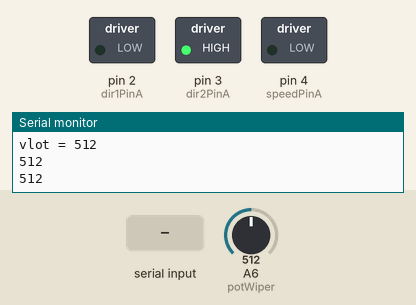
Recording of a sketch running on a simulated Arduino Nano, built with avr-gcc and run on an emulated ATmega328P. On the bench: switched loads named in the sketch (green lamp = pin HIGH), the last lines printed to the serial monitor. The inputs (shaded band) are chosen by the test bench; at power-on: A6 (potWiper) = 512.

Above: at 1.2 s.
1.3 s: "W\n" received over Serial
At 2.8 s:
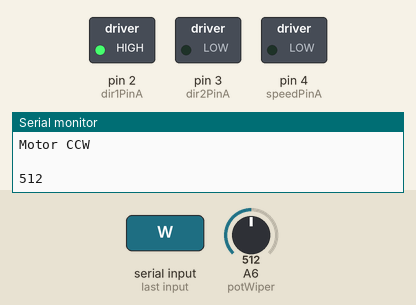
3.5 s: byte 50 (50) received over Serial
At 4.4 s:
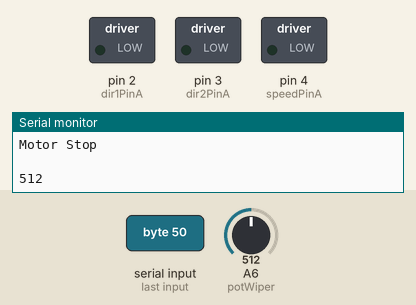
5.6 s: byte 67 (67) received over Serial
At 7.2 s:
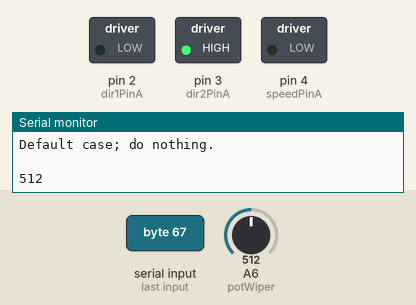
11.7 s: "w\n" received over Serial
At 13.1 s:
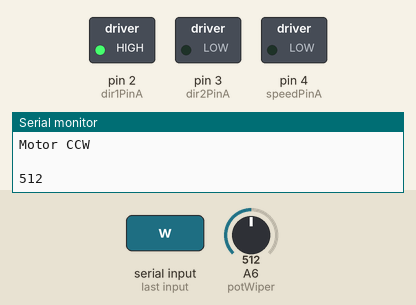
Timing chart, 0 to 14.7 s (numbered marks = the images above; inputs shaded):
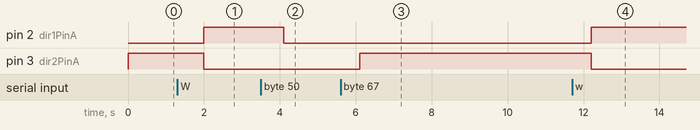

Measured:
- after the input at 1.3 s, pin 2 (dir1PinA): LOW → HIGH after 0.70 s; pin 3 (dir2PinA): HIGH → LOW after 0.70 s
- after the input at 3.5 s, pin 2 (dir1PinA): HIGH → LOW after 0.60 s
- after the input at 5.6 s, pin 3 (dir2PinA): LOW → HIGH after 0.50 s
- after the input at 11.7 s, pin 2 (dir1PinA): LOW → HIGH after 0.51 s; pin 3 (dir2PinA): HIGH → LOW after 0.51 s

The sketch:

Motor190430.ino
```cpp
// Core of the Servo program.
// Develop so:
// Do incremental movement, both directions.
// Add reporting back of position, Pot value.
// Add reporting back of Lim Switches

// Run on Teensy-LC

// "1 increment" is to be easily, poorly, defined.  It will be experimented with and possibly used as
// the basis for turning longer amounts.
// To start with, 50 ms of 25% pulse width.

// Takes commands over SerialMon:
//     C or c == Clockwise 1 increment
//     W or w == Counterclockwise 1 increment
//     S or s == Stop
//     = == Increase speed 10%
//     - == Decrease speed 10%

//     2 == Go 2 increments in the last specified direction
//     3 == etc.

//After every command, replies over SerialMon:
//     Vlotage, vlot, after move (later to be translated to angle) and change in voltage from before move
//     Switch positions (CWlim, CCWlim, either false (no hit) or true (LIMIT HIT))

// ____________________________________________________________________

// Declare L298N Dual H-Bridge Motor Controller directly since there is not a library to load.

// Motor
int dir1PinA = 2;
int dir2PinA = 3;
int speedPinA = 4; // Needs to be a PWM pin to be able to control motor speed

int speed = 55; // 55% duty cycle
int oneIncr = 100; // one increment is 100 ms

// Potentiometer
int potWiper = A6;
int vlot = 0;  // That is, "volt", but not quite as it might be someone's reserved word.
               // With oneIcr = 100 ms and speed = 55:
               // Fully W vlot is ~706, 699 -> 713.
               // Fully C is ~278, 268 -> 288.
               // So range is ~428 units of vlot.
               // Range is a little less than 180 deg, call it 160 deg.
               // So 428/160 ~=2.5 units per degree.
               // Travels full range with about 150 Ws or Cs.
               // So ~1 unit per degree.

// Switches
// boolean CWlim = false;
// boolean CCWlim = false;

// ____________________________________________________________________

void setup()
{
  Serial.begin(9600);  // initialize serial communication @ 9600 baud:
                       // Ahah!  In the IDE need to select Tools | Port | whichever looks right.

  pinMode(dir1PinA, OUTPUT); //Define L298N Dual H-Bridge Motor Controller Pins
  pinMode(dir2PinA, OUTPUT);
  pinMode(speedPinA, OUTPUT);

  analogWrite(speedPinA, 0);//Sets inital speed variable via PWM to zero (stopped)

  vlot = analogRead(potWiper); // Start with correct values
  digitalWrite(dir1PinA, LOW); // Set direction to
  digitalWrite(dir2PinA, HIGH);
  Serial.print("vlot = "); // Starting position is here.
  Serial.println(vlot);
}

void loop()
{
  if (Serial.available() > 0)
  { int inByte = Serial.read();  // Initialize the Serial interface:
    if (inByte != 10)
    { Serial.print("Byte is ");
      Serial.println(inByte);
    }

    if (inByte == 67 or inByte == 99) // "C" or "c"--Increment Clockwise
    { digitalWrite(dir1PinA, LOW);
      digitalWrite(dir2PinA, HIGH);
      Serial.print("Motor CW.  voltage changes from "); // Prints on the serial monitor
      vlot = analogRead(potWiper);
      Serial.print(vlot);
      Serial.print("V changing to ");
      analogWrite(speedPinA, speed);
      delay(oneIncr);
      analogWrite(speedPinA, 0);
      vlot = analogRead(potWiper);
      Serial.print(vlot);
      Serial.println("V.   "); // Creates a blank line printed on the serial monitor2
    }

    if (inByte == 87 or inByte == 119) // "W" or "w"--Increment Counterclockwise
    { analogWrite(speedPinA, speed);
      digitalWrite(dir1PinA, HIGH);
      digitalWrite(dir2PinA, LOW);
      Serial.println("Motor CCW");
      Serial.println("   ");
      analogWrite(speedPinA, speed);
      delay(oneIncr);
      analogWrite(speedPinA, 0);
    }

    else if (inByte == 50 or inByte == 83 or inByte == 115 or inByte == 48) // "2" or "S" or "s" or zero--Motor  Stop (Freespin)
    { analogWrite(speedPinA, 0);
      digitalWrite(dir1PinA, LOW);
      digitalWrite(dir2PinA, LOW);
      Serial.println("Motor Stop");
      Serial.println("   ");
    }

    else if (inByte == 43 or inByte == 61) // "+"or "="--Increase speed
    { Serial.print("Increase speed from ");
      Serial.print(speed);
      Serial.print(" to ");
      speed = speed * 1.1;
      Serial.println(speed);
    }

    else if (inByte == 45 ) // "-" Decrease speed
    { Serial.print("Decrease speed from ");
      Serial.print(speed);
      Serial.print(" to ");
      speed = speed * 0.9;
      Serial.println(speed);
    }

    else if (inByte == 10) // LF; do nothing at all, including report back to serial port
    {
    }

    else
    { Serial.println("Default case; do nothing.");
      Serial.println("  ");

    }
  }
  else
  {   vlot = analogRead(potWiper);
      Serial.println(vlot);
      delay(1000);
  }
}
```
